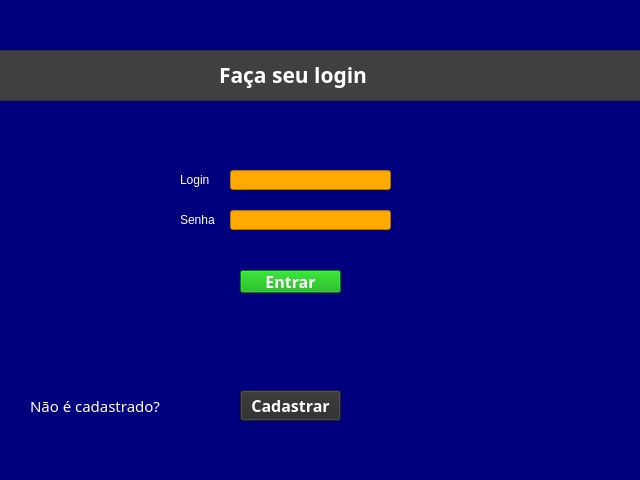
<?xml version="1.0" encoding="UTF-8"?>
<ui version="4.0">
 <class>MainWindow</class>
 <widget class="QMainWindow" name="MainWindow">
  <property name="geometry">
   <rect>
    <x>0</x>
    <y>0</y>
    <width>640</width>
    <height>480</height>
   </rect>
  </property>
  <property name="windowTitle">
   <string>MainWindow</string>
  </property>
  <property name="styleSheet">
   <string notr="true">background-color: rgb(0, 0, 127);</string>
  </property>
  <widget class="QWidget" name="centralwidget">
   <widget class="QLabel" name="label_5">
    <property name="geometry">
     <rect>
      <x>180</x>
      <y>170</y>
      <width>63</width>
      <height>20</height>
     </rect>
    </property>
    <property name="styleSheet">
     <string notr="true">color: rgb(255, 255, 255);</string>
    </property>
    <property name="text">
     <string>Login</string>
    </property>
   </widget>
   <widget class="QLabel" name="label_6">
    <property name="geometry">
     <rect>
      <x>180</x>
      <y>210</y>
      <width>63</width>
      <height>20</height>
     </rect>
    </property>
    <property name="styleSheet">
     <string notr="true">color: rgb(255, 255, 255);</string>
    </property>
    <property name="text">
     <string>Senha</string>
    </property>
   </widget>
   <widget class="QLineEdit" name="lineEdit">
    <property name="geometry">
     <rect>
      <x>230</x>
      <y>170</y>
      <width>161</width>
      <height>20</height>
     </rect>
    </property>
    <property name="styleSheet">
     <string notr="true">background-color: rgb(255, 170, 0);
color: rgb(0, 0, 0);</string>
    </property>
    <property name="text">
     <string/>
    </property>
    <property name="echoMode">
     <enum>QLineEdit::Normal</enum>
    </property>
   </widget>
   <widget class="QLineEdit" name="lineEdit_2">
    <property name="geometry">
     <rect>
      <x>230</x>
      <y>210</y>
      <width>161</width>
      <height>20</height>
     </rect>
    </property>
    <property name="styleSheet">
     <string notr="true">background-color: rgb(255, 170, 0);
color: rgb(0, 0, 0);</string>
    </property>
    <property name="text">
     <string/>
    </property>
    <property name="echoMode">
     <enum>QLineEdit::Password</enum>
    </property>
   </widget>
   <widget class="QPushButton" name="pushButton">
    <property name="geometry">
     <rect>
      <x>240</x>
      <y>270</y>
      <width>101</width>
      <height>23</height>
     </rect>
    </property>
    <property name="font">
     <font>
      <family>Agency FB</family>
      <pointsize>12</pointsize>
      <weight>75</weight>
      <bold>true</bold>
     </font>
    </property>
    <property name="styleSheet">
     <string notr="true">color: rgb(255, 255, 255);
background-color: rgb(0, 170, 0);</string>
    </property>
    <property name="text">
     <string>Entrar</string>
    </property>
   </widget>
   <widget class="QLabel" name="label_2">
    <property name="geometry">
     <rect>
      <x>30</x>
      <y>390</y>
      <width>181</width>
      <height>31</height>
     </rect>
    </property>
    <property name="font">
     <font>
      <family>Noto Sans</family>
      <pointsize>11</pointsize>
      <weight>9</weight>
      <italic>false</italic>
      <bold>false</bold>
     </font>
    </property>
    <property name="styleSheet">
     <string notr="true">font: 75 11pt &quot;Noto Sans&quot;;
color: rgb(255, 255, 255);</string>
    </property>
    <property name="text">
     <string>Não é cadastrado?</string>
    </property>
   </widget>
   <widget class="QPushButton" name="pushButton_2">
    <property name="geometry">
     <rect>
      <x>240</x>
      <y>390</y>
      <width>101</width>
      <height>31</height>
     </rect>
    </property>
    <property name="font">
     <font>
      <family>Agency FB</family>
      <pointsize>12</pointsize>
      <weight>75</weight>
      <bold>true</bold>
     </font>
    </property>
    <property name="styleSheet">
     <string notr="true">background-color: rgb(43, 43, 43);
color: rgb(255, 255, 255);</string>
    </property>
    <property name="text">
     <string>Cadastrar</string>
    </property>
   </widget>
   <widget class="QFrame" name="frame">
    <property name="geometry">
     <rect>
      <x>-1</x>
      <y>50</y>
      <width>671</width>
      <height>51</height>
     </rect>
    </property>
    <property name="styleSheet">
     <string notr="true">background-color: rgb(64, 64, 64);</string>
    </property>
    <property name="frameShape">
     <enum>QFrame::StyledPanel</enum>
    </property>
    <property name="frameShadow">
     <enum>QFrame::Raised</enum>
    </property>
    <widget class="QLabel" name="label">
     <property name="geometry">
      <rect>
       <x>220</x>
       <y>4</y>
       <width>221</width>
       <height>41</height>
      </rect>
     </property>
     <property name="font">
      <font>
       <family>Bahnschrift</family>
       <pointsize>16</pointsize>
       <weight>75</weight>
       <bold>true</bold>
      </font>
     </property>
     <property name="styleSheet">
      <string notr="true">
color: rgb(255, 255, 255);</string>
     </property>
     <property name="text">
      <string>Faça seu login</string>
     </property>
    </widget>
   </widget>
  </widget>
  <widget class="QStatusBar" name="statusbar"/>
 </widget>
 <resources/>
 <connections/>
</ui>
